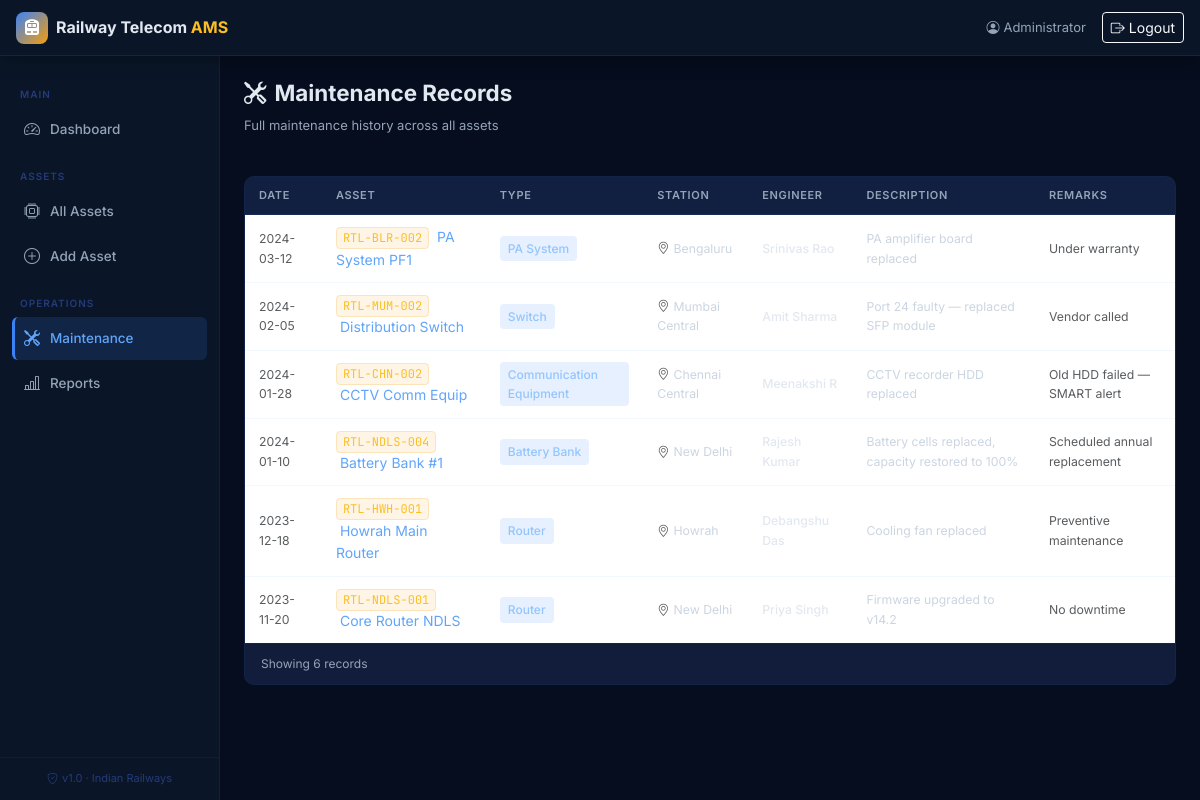
The app's page /maintenance (signed in) with its own data.
### tables this page shows
CREATE TABLE maintenance (
            id               INTEGER PRIMARY KEY AUTOINCREMENT,
            asset_id         TEXT    NOT NULL,
            maintenance_date TEXT    NOT NULL,
            engineer_name    TEXT    NOT NULL,
            description      TEXT    NOT NULL,
            remarks          TEXT,
            created_at       TIMESTAMP DEFAULT CURRENT_TIMESTAMP,
            FOREIGN KEY (asset_id) REFERENCES assets(asset_id) ON DELETE CASCADE
        );

CREATE TABLE assets (
            id              INTEGER PRIMARY KEY AUTOINCREMENT,
            asset_id        TEXT    UNIQUE NOT NULL,
            asset_name      TEXT    NOT NULL,
            asset_type      TEXT    NOT NULL,
            station_name    TEXT    NOT NULL,
            installation_date TEXT,
            status          TEXT    NOT NULL DEFAULT 'Working',
            qr_path         TEXT,
            created_at      TIMESTAMP DEFAULT CURRENT_TIMESTAMP
        );

### app.py (the view)
@app.route('/maintenance')
@login_required
def maintenance():
    with get_db() as conn:
        records = conn.execute(
            "SELECT m.*, a.asset_name, a.station_name, a.asset_type "
            "FROM maintenance m JOIN assets a ON m.asset_id=a.asset_id "
            "ORDER BY m.maintenance_date DESC"
        ).fetchall()
        assets = conn.execute("SELECT asset_id, asset_name FROM assets ORDER BY asset_name").fetchall()
    return render_template('maintenance.html', records=records, assets=assets)

### app.py (called while the page is built)
def get_db():
    conn = sqlite3.connect(DB_PATH)
    conn.row_factory = sqlite3.Row
    conn.execute("PRAGMA foreign_keys = ON")
    return conn

def login_required(f):
    @wraps(f)
    def decorated(*args, **kwargs):
        if 'logged_in' not in session:
            return redirect(url_for('login'))
        return f(*args, **kwargs)
    return decorated

### templates/maintenance.html (shortened to what this page needs)
{% extends 'base.html' %}
{% block content %}
<div class="page-header">
  <div>
    <h2 class="page-title"><i class="bi bi-tools me-2"></i>Maintenance Records</h2>
    <p class="page-subtitle">Full maintenance history across all assets</p>
  </div>
</div>
<div class="card-rail">
  <div class="card-rail-body p-0">
    {% if records %}
    <div class="table-responsive">
      <table class="table rail-table mb-0">
        <thead>
          <tr>
            <th>Date</th>
            <th>Asset</th>
            <th>Type</th>
            <th>Station</th>
            <th>Engineer</th>
            <th>Description</th>
            <th>Remarks</th>
          </tr>
        </thead>
        <tbody>
          {% for r in records %}
          <tr>
            <td class="small text-muted">{{ r.maintenance_date }}</td>
            <td>
              <a href="{{ url_for('view_asset', asset_id=r.asset_id) }}" class="link-rail">
                <span class="asset-id-badge">{{ r.asset_id }}</span>
                <span class="ms-1">{{ r.asset_name }}</span>
              </a>
            </td>
            <td><span class="type-chip small">{{ r.asset_type }}</span></td>
            <td class="small"><i class="bi bi-geo-alt me-1 text-muted"></i>{{ r.station_name }}</td>
            <td class="small fw-medium text-light-rail">{{ r.engineer_name }}</td>
            <td class="small">{{ r.description[:80] }}{% if r.description|length > 80 %}…{% endif %}</td>
            <td class="small text-muted">{{ r.remarks or '—' }}</td>
          </tr>
          {% endfor %}
        </tbody>
      </table>
    </div>
    <div class="table-footer">Showing {{ records|length }} record{{ 's' if records|length!=1 }}</div>
    {% else %}
    <div class="empty-state py-5">
      <i class="bi bi-tools" style="font-size:2.5rem"></i>
      <p class="mt-2">No maintenance records yet</p>
      <a href="{{ url_for('assets') }}" class="btn btn-primary-rail btn-sm mt-1">Go to Assets</a>
    </div>
    {% endif %}
  </div>
</div>
{% endblock %}

### static/css/style.css (style rules this page uses)
:root { --navy-950: #060d1e; --navy-900: #0a1628; --navy-850: #0f1a35; --navy-800: #142042; --navy-700: #1a2855; --navy-600: #1e3168; --navy-500: #243a7a; --navy-400: #2d4a9b; --blue-500: #3b82f6; --blue-400: #60a5fa; --blue-300: #93c5fd; --amber-500: #f59e0b; --amber-400: #fbbf24; --green-500: #22c55e; --green-400: #4ade80; --red-500: #ef4444; --red-400: #f87171; --slate-400: #94a3b8; --slate-300: #cbd5e1; --slate-200: #e2e8f0; --white: #ffffff; --font-sans: 'Inter', system-ui, sans-serif; --font-mono: 'JetBrains Mono', monospace; --sidebar-w: 220px; --topnav-h: 56px; --radius: 10px; --radius-sm: 6px; --shadow: 0 4px 24px rgba(0,0,0,.45); }
*, *::before, *::after { box-sizing: border-box; margin: 0; padding: 0; }
body { font-family: var(--font-sans); background: var(--navy-950); color: var(--slate-300); font-size: 14px; line-height: 1.6; -webkit-font-smoothing: antialiased; }
.page-header { display: flex; align-items: flex-start; justify-content: space-between; margin-bottom: 24px; gap: 12px; }
.page-title { font-size: 1.4rem; font-weight: 700; color: var(--slate-200); line-height: 1.2; }
.page-subtitle { font-size: 13px; color: var(--slate-400); margin-top: 2px; }
.card-rail { background: var(--navy-850); border: 1px solid rgba(59,130,246,.1); border-radius: var(--radius); overflow: hidden; }
.card-rail-body { padding: 16px; }
.type-chip { display: inline-flex; align-items: center; padding: 3px 8px; background: rgba(59,130,246,.12); color: var(--blue-300); border-radius: 4px; font-size: 12px; font-weight: 500; }
.asset-id-badge { font-family: var(--font-mono); font-size: 12px; color: var(--amber-400); background: rgba(245,158,11,.1); border: 1px solid rgba(245,158,11,.2); padding: 2px 6px; border-radius: 4px; }
.rail-table { border-collapse: separate; border-spacing: 0; width: 100%; }
.rail-table thead th { background: rgba(59,130,246,.06); color: var(--slate-400); font-size: 11px; font-weight: 600; text-transform: uppercase; letter-spacing: .06em; padding: 10px 14px; border-bottom: 1px solid rgba(59,130,246,.12); white-space: nowrap; }
.rail-table tbody tr { transition: background .15s; }
.rail-table tbody td { padding: 11px 14px; border-bottom: 1px solid rgba(59,130,246,.06); color: var(--slate-300); vertical-align: middle; }
.rail-table tbody tr:last-child td { border-bottom: none; }
.text-light-rail { color: var(--slate-200) !important; }
.table-footer { padding: 10px 16px; font-size: 12px; color: var(--slate-400); border-top: 1px solid rgba(59,130,246,.08); background: rgba(59,130,246,.03); }
.link-rail { color: var(--blue-400); text-decoration: none; }

### records on screen
maintenance: maintenance_date "2024-03-12", asset_id "RTL-BLR-002", asset_name "PA System PF1", asset_type "PA System", station_name "Bengaluru", engineer_name "Srinivas Rao", description "PA amplifier board replaced", remarks "Under warranty"
maintenance: maintenance_date "2024-02-05", asset_id "RTL-MUM-002", asset_name "Distribution Switch", asset_type "Switch", station_name "Mumbai Central", engineer_name "Amit Sharma", description "Port 24 faulty — replaced SFP module", remarks "Vendor called"
maintenance: maintenance_date "2024-01-28", asset_id "RTL-CHN-002", asset_name "CCTV Comm Equip", asset_type "Communication Equipment", station_name "Chennai Central", engineer_name "Meenakshi R", description "CCTV recorder HDD replaced", remarks "Old HDD failed — SMART alert"
maintenance: maintenance_date "2024-01-10", asset_id "RTL-NDLS-004", asset_name "Battery Bank #1", asset_type "Battery Bank", station_name "New Delhi", engineer_name "Rajesh Kumar", description "Battery cells replaced, capacity restored to 100%", remarks "Scheduled annual replacement"
maintenance: maintenance_date "2023-12-18", asset_id "RTL-HWH-001", asset_name "Howrah Main Router", asset_type "Router", station_name "Howrah", engineer_name "Debangshu Das", description "Cooling fan replaced", remarks "Preventive maintenance"
maintenance: maintenance_date "2023-11-20", asset_id "RTL-NDLS-001", asset_name "Core Router NDLS", asset_type "Router", station_name "New Delhi", engineer_name "Priya Singh", description "Firmware upgraded to v14.2", remarks "No downtime"

### other values on screen
{{ records|length }} "6"
{{ 's' if records|length!=1 }} "s"
